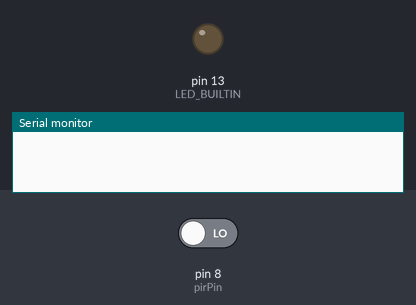
The sketch below on a simulated Arduino Uno, built with avr-gcc and run on an emulated ATmega328P. On the bench: output pins drawn as LEDs (lit = HIGH), the last lines printed to the serial monitor. The test bench sets the inputs (shaded band); at power-on: pin 8 (pirPin) LOW.

Above: at 1.2 s.
1.3 s: pin 8 (pirPin) driven HIGH
At 2.1 s:
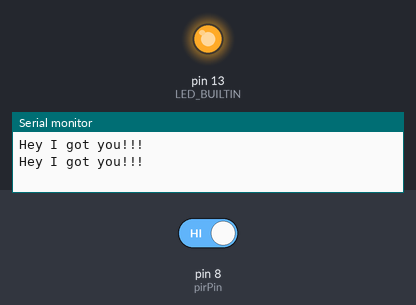
2.8 s: pin 8 (pirPin) driven LOW
At 3.5 s:
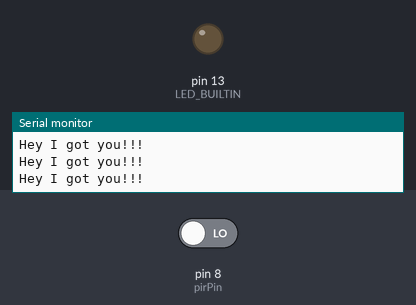
Timing chart, 0 to 5.8 s (numbered marks = the images above; inputs shaded):
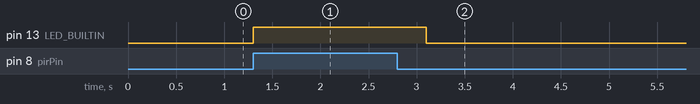

The sketch:

arduino_infrared.ino
```cpp
int pirPin = 8;                 // PIR Out pin
int pirStat = 0;                // PIR status

void setup() {
 pinMode(LED_BUILTIN, OUTPUT);
 pinMode(pirPin, INPUT);
 Serial.begin(9600);
}
void loop(){
 pirStat = digitalRead(pirPin);
 if (pirStat == HIGH) {            // if motion detected
   digitalWrite(LED_BUILTIN, HIGH);  // turn LED ON
   Serial.println("Hey I got you!!!");
   pirStat == LOW;
   delay(500);
 }
 else {
   digitalWrite(LED_BUILTIN, LOW); // turn LED OFF if we have no motion
 }
 delay(100);
}
```

Measured:
- after the input at 1.3 s, pin 13 (LED_BUILTIN): LOW → HIGH at once
- after the input at 2.8 s, pin 13 (LED_BUILTIN): HIGH → LOW after 0.30 s
